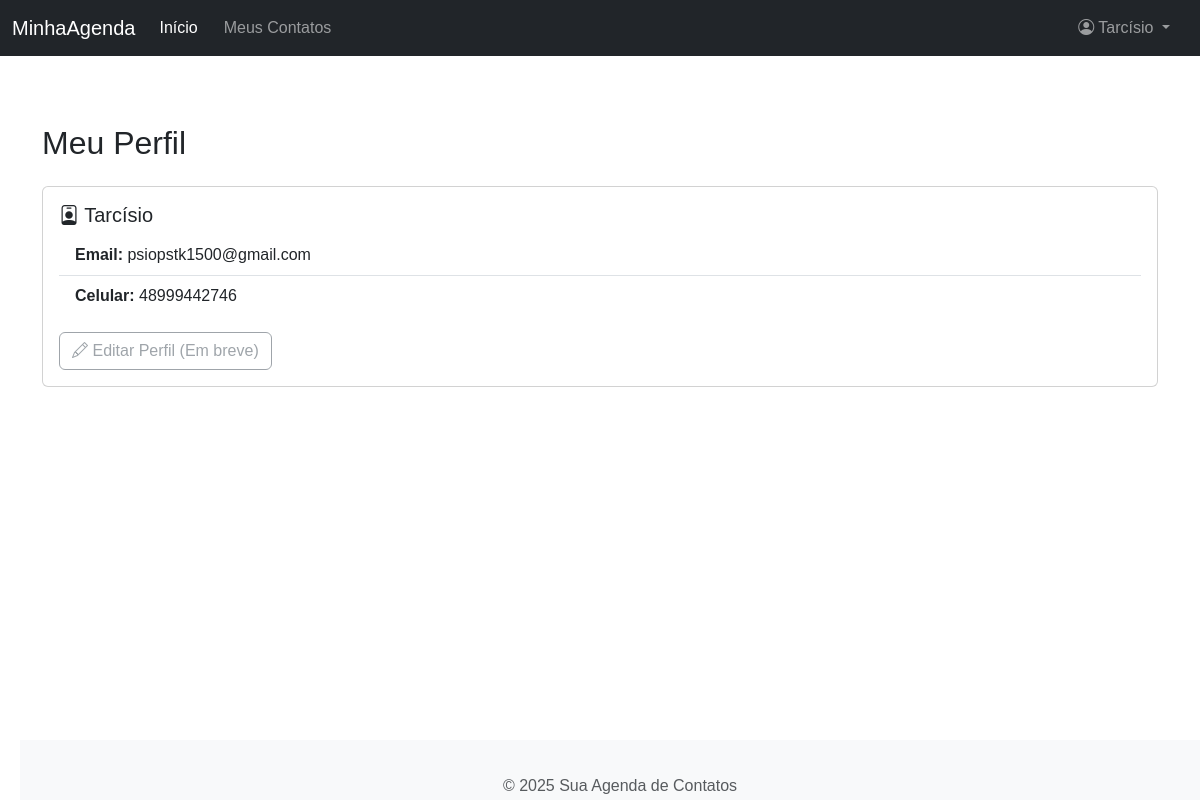
The app's page /profile (signed in) with its own data.
### app/models.py (models this page shows, shortened)
class User(UserMixin, db.Model):
    __tablename__ = 'user' # Define o nome da tabela explicitamente
    id = db.Column(db.Integer, primary_key=True)
    name = db.Column(db.String(100), nullable=False)
    email = db.Column(db.String(120), unique=True, nullable=False, index=True) # Adiciona index=True
    phone_number = db.Column(db.String(20), nullable=True) # Celular do usuário
    password_hash = db.Column(db.String(256)) # Aumentado para hashes mais longos
    contacts = db.relationship('Contact', back_populates='owner', lazy='dynamic', cascade="all, delete-orphan")
    sent_messages = db.relationship('Message', foreign_keys='Message.user_id', back_populates='sender', lazy='dynamic', cascade="all, delete-orphan")

### app/routes/main_routes.py (the view)
@bp.route('/profile')
@login_required # Protege esta rota
def profile():
    return render_template('profile.html', title='Meu Perfil')

### app/models.py (called while the page is built)
@login.user_loader
def load_user(user_id):
    return db.session.get(User, int(user_id)) # Use db.session.get para SQLAlchemy 2.0+

### app/templates/profile.html (shortened to what this page needs)
{% extends "base.html" %}
{% block content %}
    <h2 class="mb-4">Meu Perfil</h2>
    {% if current_user.is_authenticated %}
        <div class="card">
          <div class="card-body">
            <h5 class="card-title"><i class="bi bi-person-badge"></i> {{ current_user.name }}</h5>
            <ul class="list-group list-group-flush">
                <li class="list-group-item"><strong>Email:</strong> {{ current_user.email }}</li>
                <li class="list-group-item"><strong>Celular:</strong> {{ current_user.phone_number }}</li>
            </ul>
             <a href="#" class="btn btn-outline-secondary mt-3 disabled"><i class="bi bi-pencil"></i> Editar Perfil (Em breve)</a>
          </div>
        </div>
    {% else %}
        <p>Você não está logado.</p>
    {% endif %}
{% endblock %}

### app/templates/base.html (shortened to what this page needs)
<!DOCTYPE html>
<html lang="pt-br">
<head>
    <link href="https://cdn.jsdelivr.net/npm/bootstrap@5.3.3/dist/css/bootstrap.min.css" rel="stylesheet">
    <link rel="stylesheet" href="{{ url_for('static', filename='css/style.css') }}">
    <link rel="stylesheet" href="https://cdn.jsdelivr.net/npm/bootstrap-icons@1.11.3/font/bootstrap-icons.min.css">
</head>
<body>
    <nav class="navbar navbar-expand-md navbar-dark bg-dark fixed-top">
      <div class="container-fluid">
        <a class="navbar-brand" href="{{ url_for('main_bp.index') }}">MinhaAgenda</a>
        <div class="collapse navbar-collapse" id="navbarCollapse">
          <ul class="navbar-nav me-auto mb-2 mb-md-0">
            <li class="nav-item">
              <a class="nav-link active" aria-current="page" href="{{ url_for('main_bp.index') }}">Início</a>
            </li>
            {% if current_user.is_authenticated %}
            <li class="nav-item">
              <a class="nav-link" href="{{ url_for('contact_bp.list_contacts') }}">Meus Contatos</a>
            </li>
            {% endif %}
          </ul>
          <ul class="navbar-nav ms-auto mb-2 mb-md-0">
            {% if current_user.is_authenticated %}
                <li class="nav-item dropdown">
                  <a class="nav-link dropdown-toggle" href="#" role="button" data-bs-toggle="dropdown" aria-expanded="false">
                    <i class="bi bi-person-circle"></i> {{ current_user.name }}
                  </a>
                </li>
            {% endif %}
          </ul>
        </div>
      </div>
    </nav>
    <main class="container mt-4">
        {% block content %}{% endblock %}
    </main>
    <footer class="footer mt-auto py-3 bg-light">
      <div class="container text-center">
        <span class="text-muted">© {{ current_year }} Sua Agenda de Contatos</span>
      </div>
    </footer>
</body>
</html>

### app/static/css/style.css (style rules this page uses)
body { font-family: sans-serif; margin: 20px; }
nav a { margin-right: 10px; text-decoration: none; color: blue; }

### app/templates/base.html (style rules this page uses)
body { padding-top: 5rem; }
.footer { position: fixed; bottom: 0; width: 100%; height: 60px; line-height: 60px; background-color: #f5f5f5; text-align: center; }
main { margin-bottom: 80px; }

### records on screen
User: name "Tarcísio", email "psiopstk1500@gmail.com", phone_number "48999442746"
